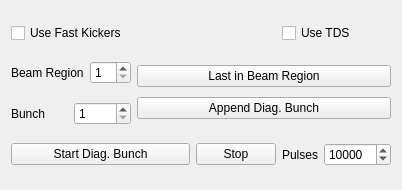
<?xml version="1.0" encoding="UTF-8"?>
<ui version="4.0">
 <class>special_bunch_panel</class>
 <widget class="QWidget" name="special_bunch_panel">
  <property name="geometry">
   <rect>
    <x>0</x>
    <y>0</y>
    <width>402</width>
    <height>190</height>
   </rect>
  </property>
  <property name="sizePolicy">
   <sizepolicy hsizetype="Minimum" vsizetype="Minimum">
    <horstretch>0</horstretch>
    <verstretch>0</verstretch>
   </sizepolicy>
  </property>
  <property name="minimumSize">
   <size>
    <width>0</width>
    <height>186</height>
   </size>
  </property>
  <property name="maximumSize">
   <size>
    <width>16777215</width>
    <height>190</height>
   </size>
  </property>
  <property name="windowTitle">
   <string>Form</string>
  </property>
  <layout class="QGridLayout" name="gridLayout_3">
   <item row="4" column="3">
    <widget class="QPushButton" name="stop_button">
     <property name="text">
      <string>Stop</string>
     </property>
    </widget>
   </item>
   <item row="4" column="0" colspan="3">
    <widget class="QPushButton" name="start_button">
     <property name="toolTip">
      <string>&lt;html&gt;&lt;head/&gt;&lt;body&gt;&lt;p&gt;Start diagnostic bunch optionally with fast kickers and the TDS&lt;/p&gt;&lt;/body&gt;&lt;/html&gt;</string>
     </property>
     <property name="text">
      <string>Start Diag. Bunch</string>
     </property>
     <property name="checkable">
      <bool>true</bool>
     </property>
     <property name="checked">
      <bool>false</bool>
     </property>
     <property name="autoRepeat">
      <bool>false</bool>
     </property>
    </widget>
   </item>
   <item row="4" column="4">
    <layout class="QHBoxLayout" name="horizontalLayout">
     <item>
      <widget class="QLabel" name="npulses_label">
       <property name="text">
        <string>Pulses</string>
       </property>
      </widget>
     </item>
     <item>
      <widget class="QSpinBox" name="npulses_spinbox">
       <property name="maximum">
        <number>10000000</number>
       </property>
       <property name="value">
        <number>10000</number>
       </property>
      </widget>
     </item>
    </layout>
   </item>
   <item row="1" column="4">
    <widget class="QCheckBox" name="use_tds_checkbox">
     <property name="text">
      <string>Use TDS</string>
     </property>
    </widget>
   </item>
   <item row="3" column="0" colspan="2">
    <layout class="QGridLayout" name="gridLayout_2">
     <item row="0" column="0">
      <widget class="QLabel" name="bunch_label">
       <property name="text">
        <string>Bunch</string>
       </property>
      </widget>
     </item>
     <item row="0" column="1">
      <widget class="QSpinBox" name="bunch_spinbox">
       <property name="minimum">
        <number>1</number>
       </property>
       <property name="maximum">
        <number>4000</number>
       </property>
      </widget>
     </item>
    </layout>
   </item>
   <item row="2" column="2" rowspan="2" colspan="3">
    <layout class="QVBoxLayout" name="verticalLayout">
     <item>
      <widget class="QPushButton" name="go_to_last_bunch_in_br_pushbutton">
       <property name="enabled">
        <bool>true</bool>
       </property>
       <property name="text">
        <string>Last in Beam Region</string>
       </property>
       <property name="autoExclusive">
        <bool>false</bool>
       </property>
      </widget>
     </item>
     <item>
      <widget class="QPushButton" name="go_to_last_laserpulse_pushbutton">
       <property name="enabled">
        <bool>true</bool>
       </property>
       <property name="text">
        <string>Append Diag. Bunch</string>
       </property>
       <property name="checked">
        <bool>false</bool>
       </property>
      </widget>
     </item>
    </layout>
   </item>
   <item row="2" column="0" colspan="2">
    <layout class="QGridLayout" name="gridLayout">
     <item row="0" column="0">
      <widget class="QLabel" name="beam_region_label">
       <property name="text">
        <string>Beam Region</string>
       </property>
      </widget>
     </item>
     <item row="0" column="1">
      <widget class="QSpinBox" name="beamregion_spinbox">
       <property name="minimum">
        <number>1</number>
       </property>
      </widget>
     </item>
    </layout>
   </item>
   <item row="1" column="0" colspan="2">
    <widget class="QCheckBox" name="use_fast_kickers_checkbox">
     <property name="text">
      <string>Use Fast Kickers</string>
     </property>
    </widget>
   </item>
  </layout>
 </widget>
 <resources/>
 <connections/>
</ui>
